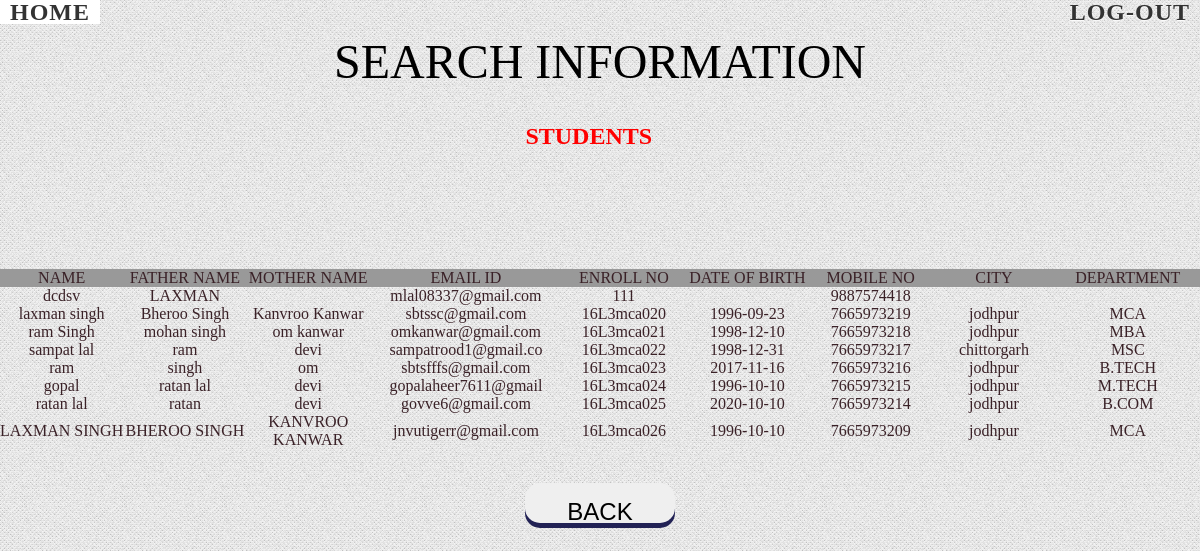
The app's page /view.php (signed in) with its own data.
### tables this page shows
CREATE TABLE `student` (
  `name` varchar(20) NOT NULL,
  `fname` varchar(20) NOT NULL,
  `mname` varchar(20) NOT NULL,
  `email` varchar(20) NOT NULL,
  `enrollno` varchar(20) NOT NULL,
  `date` varchar(20) NOT NULL,
  `gender` varchar(20) NOT NULL,
  `mobile` varchar(13) NOT NULL,
  `address` varchar(120) NOT NULL,
  `addre` varchar(120) NOT NULL,
  `city` varchar(20) NOT NULL,
  `pincode` int(10) NOT NULL,
  `state` varchar(20) NOT NULL,
  `country` varchar(20) NOT NULL,
  `department` varchar(20) NOT NULL
);

### view.php (the view, shortened to what this page needs)
<?php
echo"	<html>
<head>
<title>ON PROCESS</title>
    <link rel='stylesheet' type='text/css' href='style.css' media='all' />
    <link rel='stylesheet' type='text/css' href='demo.css' media='all' />
	<link rel='stylesheet' type='text/css' href='bun.css' media='all' />
</head>
<body>
<div class='container'>
            <div class='freshdesignweb-top'>
                <a href='admin.php'><font size='+2' ><strong>Home</strong></font></a>
                <span class='right'>
                    <a href='logout.php'>
                        <font size='+2' ><strong>Log-Out</strong></font>
                    </a>
            </span>
            </div>
	<BR><BR><h1 class='h' align='CENTER'><font color='BLACK' ALIGN='CENTER' size='+4'>SEARCH INFORMATION</font> </h1><BR><BR>
			<form id='contactform' method='POST' >";
	$conn=mysqli_connect("localhost","root","")or die("not connect to mysql");
	mysqli_select_db($conn,"stu");
	$sel="select * from student ";
	$result = $conn->query($sel);
	if ($result->num_rows > 0)
	{
		echo"<center><label><font size='+2' color='red' ><strong>STUDENTS</strong></font></label> &nbsp;&nbsp;&nbsp;&nbsp;&nbsp;";
		echo "<table border=1 width='100%' cellspacing='10'>
		<tr bgcolor='#999999'><th style='text-align:center;' width='7%' >NAME</th><th style='text-align:center;' width='7%'>FATHER NAME</th><th style='text-align:center;' width='7%'>MOTHER NAME</th><th style='text-align:center;'  width='7%'>EMAIL ID</th><th style='text-align:center;' width='7%'>ENROLL NO</th><th style='text-align:center;' width='7%'>DATE OF BIRTH</th><th style='text-align:center;' width='7%'>MOBILE NO</th><th style='text-align:center;' width='7%'>CITY</th><th style='text-align:center;' width='7%'>DEPARTMENT</th></tr>";
   		 while($row = $result->fetch_assoc())
		 	{
			$name = $row['name'];
			$fname = $row['fname'];
			$mname = $row['mname'];
			$email = $row['email'];
			$enrollno = $row['enrollno'];
			$date = $row['date'];
			$mobile = $row['mobile'];
			$city = $row['city'];
			$department = $row['department'];
echo"<tr><th style='text-align:center;' >".$name."</th><th style='text-align:center;'>".$fname."</th><th style='text-align:center;'>".$mname."</th><th style='text-align:center;'>".$email."</th><th style='text-align:center;'>".$enrollno."</th><th style='text-align:center;'>".$date."</th><th style='text-align:center;'>".$mobile."</th><th style='text-align:center;'>".$city."</th><th style='text-align:center;'>".$department."</th></tr><br>";
			}
			echo"</table>";
	}
	else
	{
      echo "0 results";
	}
echo"<center><br><br><input type='submit' formaction='admin.php' value='BACK' style='width:150px; height:40px; text-align:top'; class='button2'></center></form></body></html>";
?>

### demo.css (style rules this page uses)
body,div,dl,dt,dd,ul,ol,li,h1,h2,h3,h4,h5,h6,pre,form,fieldset,input,textarea,p,blockquote,th,td { margin:0; padding:0; }
html,body { margin:0; padding:0; height: 100%; }
table { border-collapse:collapse; border-spacing:0; }
address,caption,cite,code,dfn,th,var { font-style:normal; font-weight:normal; }
caption,th { text-align:left; }
h1,h2,h3,h4,h5,h6 { font-size:100%; font-weight:normal; }
body { font-family: Cambria, Palatino, "Palatino Linotype", "Palatino LT STD", Georgia, serif; background:url(images/bgnoise_lg.png); font-weight: 400; font-size: 15px; color: #3a2127; overflow-y: scroll; }
a { color: #333; text-decoration: none; }
.container { width: 100%; height: 100%; position: relative; }
.freshdesignweb-top { line-height: 24px; font-size: 11px; background: rgba(0, 0, 0, 0.05); text-transform: uppercase; z-index: 9999; position: relative; box-shadow: 1px 0px 2px rgba(0,0,0,0.2); }
.freshdesignweb-top a { padding: 0px 10px; letter-spacing: 1px; color: #333; text-shadow: 0px 1px 1px #fff; display: block; float: left; }
.freshdesignweb-top span.right { float: right; }
.freshdesignweb-top span.right a { float: left; display: block; }

### bun.css (style rules this page uses)
table, th, td { border: 0px solid black; }
.button2 { padding: 15px 25px; font-size: 24px;text-align: center; border: none; border-radius: 15px;box-shadow: 0 5px #225; }

### records on screen
student: name "dcdsv", fname "LAXMAN", email "mlal08337@gmail.com", enrollno "111", mobile "9887574418"
student: name "laxman singh", fname "Bheroo Singh", mname "Kanvroo Kanwar", email "sbtssc@gmail.com", enrollno "16L3mca020", date "1996-09-23", mobile "7665973219", city "jodhpur", department "MCA"
student: name "ram Singh", fname "mohan singh", mname "om kanwar", email "omkanwar@gmail.com", enrollno "16L3mca021", date "1998-12-10", mobile "7665973218", city "jodhpur", department "MBA"
student: name "sampat lal", fname "ram", mname "devi", email "sampatrood1@gmail.co", enrollno "16L3mca022", date "1998-12-31", mobile "7665973217", city "chittorgarh", department "MSC"
student: name "ram", fname "singh", mname "om", email "sbtsfffs@gmail.com", enrollno "16L3mca023", date "2017-11-16", mobile "7665973216", city "jodhpur", department "B.TECH"
student: name "gopal", fname "ratan lal", mname "devi", email "gopalaheer7611@gmail", enrollno "16L3mca024", date "1996-10-10", mobile "7665973215", city "jodhpur", department "M.TECH"
student: name "ratan lal", fname "ratan", mname "devi", email "govve6@gmail.com", enrollno "16L3mca025", date "2020-10-10", mobile "7665973214", city "jodhpur", department "B.COM"
student: name "LAXMAN SINGH", fname "BHEROO SINGH", mname "KANVROO KANWAR", email "jnvutigerr@gmail.com", enrollno "16L3mca026", date "1996-10-10", mobile "7665973209", city "jodhpur", department "MCA"
